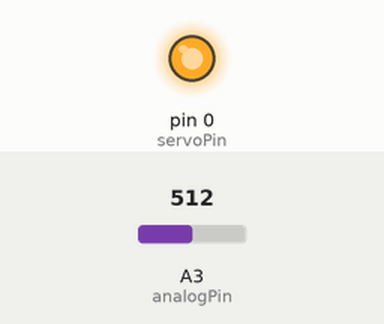
Bench run of a sketch on a simulated Arduino Uno, built with avr-gcc and run on an emulated ATmega328P. On the bench: output pins drawn as LEDs (lit = HIGH). Inputs (shaded band) come from the test bench; at power-on: A3 (analogPin) = 512.

Above: at 1.2 s.
1.3 s: A3 (analogPin) set to 496
At 2.5 s:
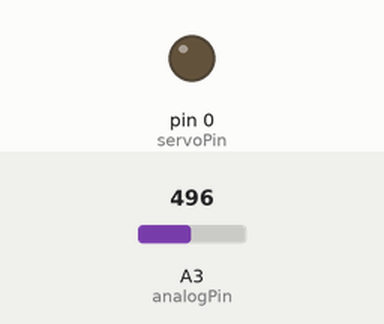
2.8 s: A3 (analogPin) set to 716
At 3.6 s:
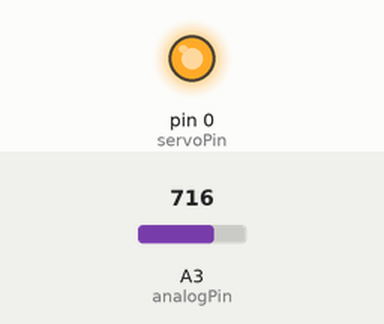
4.3 s: A3 (analogPin) set to 511
At 4.7 s:
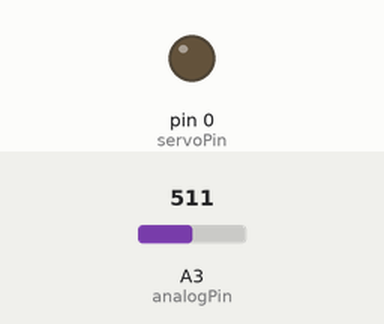
Timing chart, 0 to 7.3 s (numbered marks = the images above; inputs shaded):
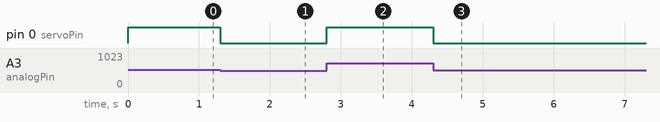

Measured:
- the behaviour switches between 512 and 511 on A3 (analogPin) (found by bisection; images 0 and 1)
- after the input at 1.3 s, pin 0 (servoPin): HIGH → LOW at once
- after the input at 2.8 s, pin 0 (servoPin): LOW → HIGH at once
- after the input at 4.3 s, pin 0 (servoPin): HIGH → LOW at once

The sketch:

9_Steppermotor-Anuduino.ino
```cpp
//@Author_Nivedita Tigadi.


int analogPin = 3;   // potentiometer connected to adc 3
int val = 0;         // variable to store the read value
int aref = 0;
int servoPin = 0; //Steppermotor pin connected to pin 0

void setup()
{
  pinMode(servoPin, OUTPUT);   // sets the pin as output
}

void loop()
{
  val = analogRead(analogPin);   // read the input pin

  analogWrite(servoPin,val/4);
}
```
